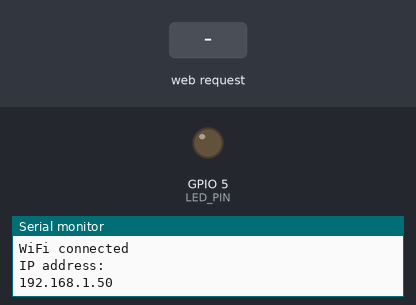
The sketch below on a simulated ESP8266 (NodeMCU). Shown: output pins drawn as LEDs (lit = HIGH), the last lines printed to the serial monitor. Inputs (shaded band) come from the test bench. WiFi joins after 1.5 s; servers stay silent unless stated.

Above: at 2.7 s.
2.8 s: HTTP request GET /macID_dispositivo1 received
4.3 s: HTTP request GET /macID_dispositivo2 received
At 5.5 s:
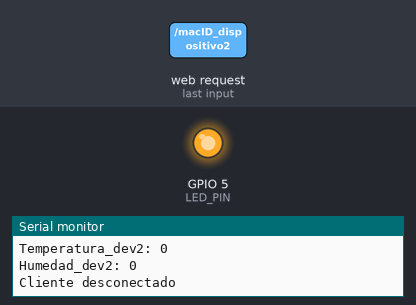
5.8 s: HTTP request GET /menu received
Timing chart, 0 to 8.8 s (numbered marks = the images above; inputs shaded):
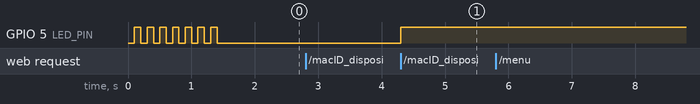

The sketch:

thing_server_AP_STA.ino
```cpp
#include <ESP8266WiFi.h>

// Declaracion e inicializacion de variables utilizadas para
// realizar la conexion a la red Wifi local
const char WiFiSSID[] = "SSID_del_wifi_local"; //SSID de la red Wifi
const char WiFiPSK[] = "contraseña_del_wifi_local";   //Contraseña WPA, WPA2 o WEP


// Declaracion de la contraseña de nuestro Punto de Acceso (AP)
const char WiFiAPPSK[] = "setisaedu";

// Inicializacion de pines
const int LED_PIN = 5;

// Declaracion de variables que almacenan la temperatura
// y humedad de los dos dispositivos clientes
int tmp_dev1, tmp_dev2;
int hmd_dev1, hmd_dev2;

String value1;
String value2;

// Declaracion del objeto que actua como servidor y configura
// el puerto 80 que es la que respondera a solicitudes HTTP
WiFiServer server(80);

void setup() {
  initHardware(); //Iniciamos nuestros pines fisicos
  setupWiFi();    //Configuramos y conectamos nuestra red Wifi
  server.begin(); //Se inicia el dispositivo como un servidor
}

void loop()
{

  String s;
  // Si el cliente esta conectado
  WiFiClient client = server.available();
  if (!client) {
    return;
  }

  // Se realiza la lectura de la solicitud
  String req = client.readStringUntil('\r');
  Serial.print(req);

  client.flush();

  int val = -1;
  if (req.indexOf("/macID_dispositivo1") != -1){  //Dispositivo 1; escribe el ID del dispositivo 1, cliente ESP8266
    val = 0; // Se escribira el LED en bajo

    // Se decodifican los valores recibidos por les clientes ESP8266
    // y se almacenan en variables internas
    decoder_values(req); //decodifica los valores de la trama: /macID_del_cliente&values1=##$values2=##
    tmp_dev1=value1.toInt();
    hmd_dev1=value2.toInt();
    Serial.println("");
    Serial.print("Temperatura_dev1: ");
    Serial.println(tmp_dev1);
    Serial.print("Humedad_dev1: ");
    Serial.println(hmd_dev1);
  }
  else if (req.indexOf("/macID_dispositivo2") != -1){  //Dispositivo 2; escribe el ID del dispositivo 2, cliente ESP8266
    val = 1; // Se escribira el LED en alto

    // Se decodifican los valores recibidos por les clientes ESP8266
    // y se almacenan en variables internas
    decoder_values(req); //decodifica los valores de la trama: /macID_del_cliente&values1=##$values2=##
    tmp_dev2=value1.toInt();
    hmd_dev2=value2.toInt();
    Serial.println("");
    Serial.print("Temperatura_dev2: ");
    Serial.println(tmp_dev2);
    Serial.print("Humedad_dev2: ");
    Serial.println(hmd_dev2);
  }
  else if (req.indexOf("/menu") != -1)
  val = -2; // Se imprimira el menu de la pagina web
  else if (req.indexOf("/?var=dev1") != -1)
  val = -3; // Se imprimira la temperatura y humedad sensada por el dispositivo 1
  else if (req.indexOf("/?var=dev2") != -1)
  val = -4; // Se imprimira la temperatura y humedad sensada por el dispositivo 1

  // Se setea GPIO5 de acuerdo a la solicitud
  if (val >= 0)
    digitalWrite(LED_PIN, val);

   client.flush();

   if (val >= 0){
      s = "LED is now ";
      s += (val) ? "high" : "low";
    }

    else if (val < -1){
      // Si nuestro clente es otro dispositivo
      // Se prepara la respuesta. Iniciamos con un header comun:
      s = "HTTP/1.1 200 OK\r\n";
      s += "Content-Type: text/html\r\n\r\n";
      s += "<!DOCTYPE HTML>\r\n<html>\r\n";

      if (val == -2) {
          // Se imprimen en una pagina web el menu para elegir que dispositivo se desea realizar la lectura
          s += "<head><title>ESP8266 WEB SERVER AP AND STA.</title></head>";
          s += "<body><center><br><br><br><h1> ¿De cual dispositivo deseas realizar la lectura de temperatura y humedad? </h1>";
          s += "<form action=\"direccion_Ip_local/\" method=\"GET\">";
          s += "<input type=\"radio\" name=\"var\" value=\"dev1\">Dispositivo 1.<br>";
          s += "<input type=\"radio\" name=\"var\" value=\"dev2\">Dispositivo 2.<br><br>";
          s += "<input type=\"submit\" value=\"OK!\"></form></center>";
          s += "</body>";

        }

        if (val == -3) {
          // Se imprimen en una pagina web los valores de temperatura y humedad
          // obtenidos previamente por el Dispositivo 1, cliente ESP8266
          s += "<head><title>Mediciones de dispositivo 1.</title>";
          s += "<meta http-equiv=\"refresh\" content=\"1\"></head>"; //Funcion que realiza el refrescamiento cada segundo
          s += "<center><h2> Variables sensadas por Dispositivo 1</h2>";
          s += "Temperatura = " + String(tmp_dev1) + "°<br>"; // Go to the next line.
          s += "Humedad = " + String(hmd_dev1) + "%";
          s += "<p><em> La pagina se actualiza cada segundo.</em></p></body></center>";
        }
        if (val == -4) {
          // Se imprimen en una pagina web los valores de temperatura y humedad
          // obtenidos previamente por el Dispositivo 1, cliente ESP8266
          s += "<head><title>Mediciones de dispositivo 2.</title>";
          s += "<meta http-equiv=\"refresh\" content=\"1\"></head>"; //Funcion que realiza el refrescamiento cada segundo
          s += "<center><h2> Variables sensadas por Dispositivo 2</h2>";
          s += "Temperatura = " + String(tmp_dev2) + "°<br>";
          s += "Humedad = " +  String(hmd_dev2) + "%";
          s += "<p><em> La pagina se actualiza cada segundo.</em></p></body></center>";
        }
        s += "</html>\n";
        }
        else
        {
          s += "Invalid Request.<br> Try /led/1, /led/0, or /read.";
        }


  // Se envia la respuesta a nuestro cliente
  client.print(s);
  delay(1);
  Serial.println("Cliente desconectado");
  Serial.println("");
  Serial.println("");
}

void decoder_values(String _req){

  //Se decodifican las dos variables "value" que los dispositivos ESP8266 nos envian
  int Start1 = _req.indexOf("=");
  int Finish1 = _req.indexOf('&', Start1 + 1);
  int Start2 = _req.indexOf("=", Finish1 + 1);
  int Finish2 = _req.indexOf("/", Start2 + 1);

  value1 = "";
  value2 = "";

  for (int i = Start1 + 1; i < Finish1; i++)
  {
    value1 = value1 + _req.charAt(i);
  }
  for (int i = Start2 + 1; i < Finish2; i++)
  {
    value2 = value2 + _req.charAt(i);
  }
}

void setupWiFi() {

  //Se configura el dispositivo como punto de acceso y estacion
  WiFi.mode(WIFI_AP_STA);

  // Se obtiene la macID para nombrar nuestro dispositivo
  // Nuestra SSID sera ESP8266 Thing + macID
  uint8_t mac[WL_MAC_ADDR_LENGTH];
  WiFi.softAPmacAddress(mac);
  String macID = String(mac[WL_MAC_ADDR_LENGTH - 2], HEX) + String(mac[WL_MAC_ADDR_LENGTH - 1], HEX);
  macID.toUpperCase();
  String AP_NameString = "ESP8266 Thing " + macID;

  char AP_NameChar[AP_NameString.length() + 1];
  memset(AP_NameChar, AP_NameString.length() + 1, 0);

  for (int i = 0; i < AP_NameString.length(); i++)
    AP_NameChar[i] = AP_NameString.charAt(i);

  // Se crea el punto de acceso con el nombre ESP8266 Thing + macID
  // con la contraseña setisaedu
  WiFi.softAP(AP_NameChar, WiFiAPPSK);

  // WiFI.begin([ssid], [passkey]) inicializa una conexion WiFI
  // para el ID [ssid], utilizando el [passkey] como una contraseña
  // WPA, WPA2,o WEP.
  WiFi.begin(WiFiSSID, WiFiPSK);

  // Se espera a que nuestro ESP8266 se conecte a la red Wifi local
  byte ledStatus = LOW;
  while (WiFi.status() != WL_CONNECTED)
  {
    // Blink the LED
    digitalWrite(LED_PIN, ledStatus); // Write LED high/low
    ledStatus = (ledStatus == HIGH) ? LOW : HIGH;
    delay(100);
  }
  Serial.println("WiFi connected");
  Serial.println("IP address: ");
  Serial.println(WiFi.localIP());
}

void initHardware() {
  //Se inicializa el puerto serial a 115200 baudios
  Serial.begin(115200);

  //Se configuran los pines fisicos de entradas y salidas
  pinMode(LED_PIN, OUTPUT);
  digitalWrite(LED_PIN, LOW);
}
```

Measured:
- after the input at 4.3 s, GPIO 5 (LED_PIN): LOW → HIGH at once
